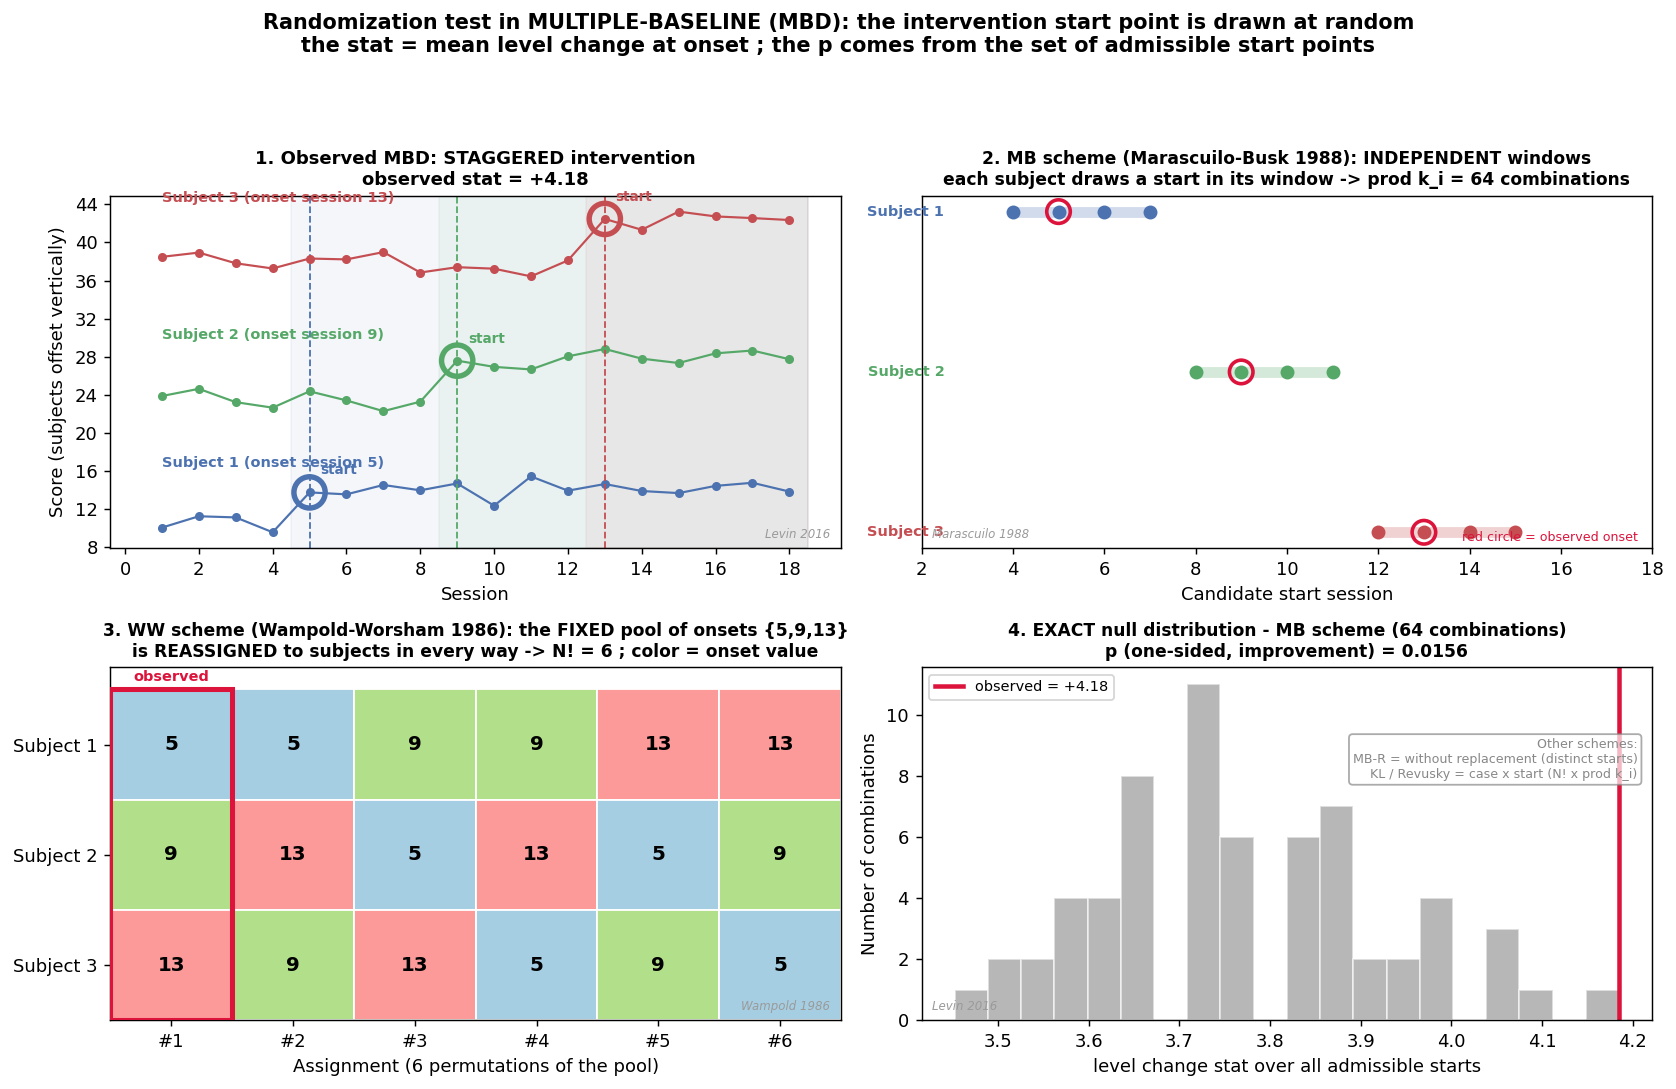

Generate this figure with Python:
"""Didactic figure: randomization test in a MULTIPLE-BASELINE design (MBD) and the
different randomization SCHEMES for the intervention start point. 3 tiers with a
staggered onset. Schemes (per functions/sced/mbd): MB (Marascuilo-Busk 1988,
independent per-tier windows, prod k_i), WW (Wampold-Worsham 1986, permute a fixed
pool of N onsets across tiers, N!), MB-R (distinct/without replacement), KL / Revusky
(case x start-point). English labels, ASCII only."""
import numpy as np
import itertools
import matplotlib
matplotlib.use("Agg")
import matplotlib.pyplot as plt
from matplotlib.patches import Rectangle
from matplotlib.ticker import MaxNLocator

rng = np.random.default_rng(11)
BLUE, ORANGE, GREY = "#4C72B0", "#DD8452", "#888888"
TIER_C = ["#4C72B0", "#55A868", "#C44E52"]

T = 18
t = np.arange(1, T + 1)
windows = [[4, 5, 6, 7], [8, 9, 10, 11], [12, 13, 14, 15]]   # admissible starts per tier (staggered)
obs_starts = [5, 9, 13]                                       # observed onsets
jump = 4.0                                                    # true immediate level change
offset = 14                                                   # vertical spacing between tiers

Y = []
for i, s in enumerate(obs_starts):
    base = 10 + i * offset + rng.normal(0, 0.9, T)
    base[t >= s] += jump
    Y.append(base)
Y = np.array(Y)

def level_stat(starts):
    """Mean across tiers of (mean after start - mean before start)."""
    vals = []
    for i, s in enumerate(starts):
        before = Y[i][t < s]; after = Y[i][t >= s]
        if len(before) and len(after):
            vals.append(after.mean() - before.mean())
    return float(np.mean(vals))

obs = level_stat(obs_starts)

# MB (independent): every combination of one start per tier from its window (with repetition)
mb_combos = list(itertools.product(*windows))                # 4*4*4 = 64
null_mb = np.array([level_stat(c) for c in mb_combos])
p_mb = np.mean(null_mb >= obs - 1e-9)

# WW: fixed pool of onsets assigned (permuted) to tiers
pool = [5, 9, 13]
ww_perms = list(itertools.permutations(pool))                # 3! = 6
ww_alt = (13, 5, 9)                                          # one permuted assignment (not the observed)

# ---------------------------------------------------------------- plotting
fig, ax = plt.subplots(2, 2, figsize=(13, 8.5))
fig.suptitle("Randomization test in MULTIPLE-BASELINE (MBD): the intervention start point is drawn at random\n"
             "the stat = mean level change at onset ; the p comes from the set of admissible start points",
             fontsize=11.5, fontweight="bold")

# Panel 1: observed MBD, staggered onsets
a = ax[0, 0]
for i in range(3):
    s = obs_starts[i]
    a.plot(t, Y[i], "-o", color=TIER_C[i], ms=4, lw=1.2)
    a.axvspan(0.5, s - 0.5, ymin=0, ymax=1, alpha=0)          # keep axis
    a.axvline(s, color=TIER_C[i], ls="--", lw=1)
    a.scatter(s, Y[i][s - 1], s=300, facecolor="none", edgecolor=TIER_C[i], lw=3, zorder=6)  # onset ring
    a.annotate("start", (s, Y[i][s - 1]), textcoords="offset points", xytext=(6, 10),
               fontsize=7.5, color=TIER_C[i], fontweight="bold")
    a.text(1, Y[i].max() + 1, f"Subject {i+1} (onset session {s})", color=TIER_C[i], fontsize=8, fontweight="bold")
    a.axvspan(s - 0.5, T + 0.5, color=TIER_C[i], alpha=0.06)
a.set_title(f"1. Observed MBD: STAGGERED intervention\nobserved stat = {obs:+.2f}", fontweight="bold", fontsize=10)
a.set_xlabel("Session"); a.set_ylabel("Score (subjects offset vertically)")
a.xaxis.set_major_locator(MaxNLocator(integer=True))     # sessions are integers
a.yaxis.set_major_locator(MaxNLocator(integer=True))

# Panel 2: MB (independent windows)
b = ax[0, 1]
for i in range(3):
    yb = 3 - i
    b.plot([windows[i][0], windows[i][-1]], [yb, yb], color=TIER_C[i], lw=6, alpha=0.25,
           solid_capstyle="round")
    for st in windows[i]:
        b.scatter(st, yb, color=TIER_C[i], s=45, zorder=3)
    b.scatter(obs_starts[i], yb, facecolor="none", edgecolor="crimson", s=170, lw=2, zorder=4)
    b.text(2.5, yb, f"Subject {i+1}", color=TIER_C[i], fontsize=8, ha="right", va="center", fontweight="bold")
b.set_title("2. MB scheme (Marascuilo-Busk 1988): INDEPENDENT windows\n"
            f"each subject draws a start in its window -> prod k_i = {len(mb_combos)} combinations",
            fontweight="bold", fontsize=9.5)
b.set_xlabel("Candidate start session"); b.set_yticks([]); b.set_xlim(2, T)
b.text(0.98, 0.02, "red circle = observed onset", transform=b.transAxes, ha="right",
       fontsize=7, color="crimson")

# Panel 3: WW = the SAME fixed pool of onsets {5,9,13} reassigned to tiers, N! ways.
# Grid: rows = tiers, columns = the 6 assignments; each cell = the onset that tier gets.
c = ax[1, 0]
onset_col = {5: "#a6cee3", 9: "#b2df8a", 13: "#fb9a99"}        # one color per onset VALUE
for col, perm in enumerate(ww_perms):                          # ww_perms = permutations of (5,9,13)
    for row in range(3):
        val = perm[row]
        c.add_patch(Rectangle((col, 2 - row), 1, 1, facecolor=onset_col[val], edgecolor="white"))
        c.text(col + 0.5, 2 - row + 0.5, str(val), ha="center", va="center", fontsize=11, fontweight="bold")
obs_col = ww_perms.index(tuple(pool))                          # observed assignment (5,9,13)
c.add_patch(Rectangle((obs_col, 0), 1, 3, facecolor="none", edgecolor="crimson", lw=2.8, zorder=5))
c.text(obs_col + 0.5, 3.08, "observed", ha="center", color="crimson", fontsize=8, fontweight="bold")
c.set_xlim(0, len(ww_perms)); c.set_ylim(0, 3.2)
c.set_xticks(np.arange(len(ww_perms)) + 0.5); c.set_xticklabels([f"#{k+1}" for k in range(len(ww_perms))])
c.set_yticks(np.arange(3) + 0.5); c.set_yticklabels(["Subject 3", "Subject 2", "Subject 1"])
c.set_xlabel(f"Assignment ({len(ww_perms)} permutations of the pool)")
c.set_title("3. WW scheme (Wampold-Worsham 1986): the FIXED pool of onsets {5,9,13}\n"
            f"is REASSIGNED to subjects in every way -> N! = {len(ww_perms)} ; color = onset value",
            fontweight="bold", fontsize=9.5)

# Panel 4: null distribution (MB) + observed + p
d = ax[1, 1]
d.hist(null_mb, bins=20, color=GREY, alpha=0.6, edgecolor="white")
d.axvline(obs, color="crimson", lw=2.5, label=f"observed = {obs:+.2f}")
d.set_title(f"4. EXACT null distribution - MB scheme ({len(mb_combos)} combinations)\n"
            f"p (one-sided, improvement) = {p_mb:.4f}", fontweight="bold", fontsize=9.5)
d.set_xlabel("level change stat over all admissible starts")
d.set_ylabel("Number of combinations"); d.legend(fontsize=8)
d.text(0.98, 0.80, "Other schemes:\nMB-R = without replacement (distinct starts)\n"
       "KL / Revusky = case x start (N! x prod k_i)", transform=d.transAxes,
       ha="right", va="top", fontsize=7, color=GREY,
       bbox=dict(boxstyle="round", fc="white", ec=GREY, alpha=0.7))

for _ax, _t, _lc in [(ax[0, 0], "Levin 2016", "br"), (ax[0, 1], "Marascuilo 1988", "bl"),
                     (ax[1, 0], "Wampold 1986", "br"), (ax[1, 1], "Levin 2016", "bl")]:
    _x, _ha = (0.985, "right") if _lc == "br" else (0.015, "left")
    _ax.text(_x, 0.02, _t, transform=_ax.transAxes, ha=_ha, va="bottom",
             fontsize=6.5, color="#9a9a9a", style="italic")
fig.tight_layout(rect=[0, 0, 1, 0.93])
out = "/Users/camile.bousfiha/PycharmProjects/pysced/docs/figures/mbd_randomization_schemes.png"
fig.savefig(out, dpi=130, bbox_inches="tight")
print("saved", out, "| obs", round(obs, 3), "p_MB", round(p_mb, 4))
